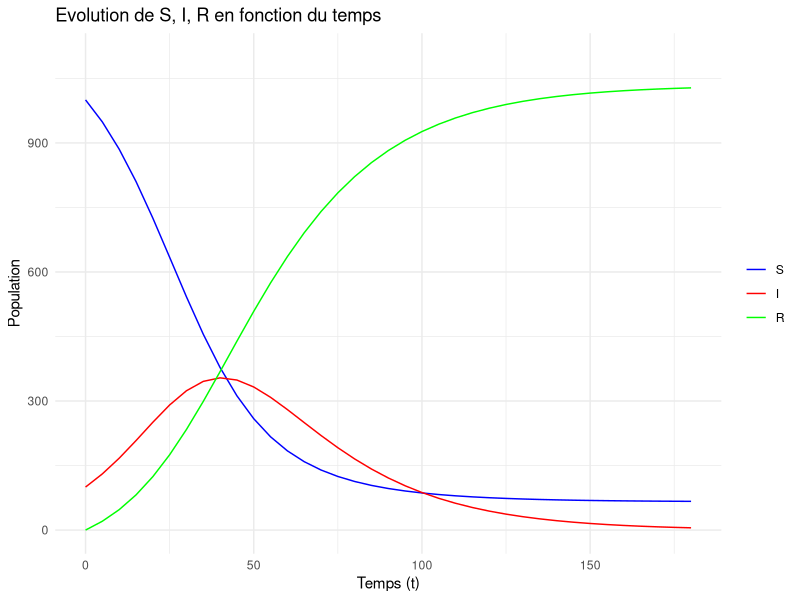

Here is the R script that generated this plot:
library(ggplot2)
library(reshape2)
# Les fonctions dérivées
S_derive <- function(S, I,R, beta, gamma){
  return(-beta * S * I )
}
I_derive <- function(S, I,R, beta, gamma){
  return(beta * S * I - gamma * I)
}
R_derive <- function(S,I,R,beta,gamma){
  return(gamma*I)
}
# Les fonctions ki (Ki1,ki2, ki3) de Runge-Kutta pour l'ordre 6
# K1
k11 <- function(S, I,R, beta, gamma) {
  S_derive(S, I,R ,beta, gamma)
}
k12 <- function(S, I,R, beta, gamma) {
  I_derive(S, I,R, beta, gamma)
}
k13 <- function(S, I,R, beta, gamma) {
  R_derive(S, I,R, beta, gamma)
}
# K2
k21 <- function(S, I, R, beta, gamma) {
  S_derive(S + 1/4 * k11(S, I, R, beta, gamma), I + 1/4 * k12(S, I, R, beta, gamma), R + 1/4 *
             k13(S, I, R, beta, gamma), beta, gamma)
}
k22 <- function(S, I, R, beta, gamma) {
  I_derive(S + 1/4 * k11(S, I, R, beta, gamma), I + 1/4 * k12(S, I, R, beta, gamma), R + 1/4 *
             k13(S, I, R, beta, gamma), beta, gamma)
}
k23 <- function(S, I, R, beta, gamma) {
  R_derive(S + 1/4 * k11(S, I, R, beta, gamma), I + 1/4 * k12(S, I, R, beta, gamma), R + 1/4 *
             k13(S, I, R, beta, gamma), beta, gamma)
}
# K3
k31 <- function(S, I,R, beta, gamma) {
  S_derive(S + 1/4 * k21(S, I, R, beta, gamma), I + 1/4 * k22(S, I, R, beta, gamma), R + 1/4 *
             k23(S, I,R, beta, gamma), beta, gamma)
}
k32 <- function(S, I,R, beta, gamma) {
  I_derive(S + 1/4 * k21(S, I,R, beta, gamma), I + 1/4 * k22(S, I,R, beta, gamma),R + 1/4 *
             k23(S, I,R, beta, gamma), beta, gamma)
}
k33 <- function(S, I,R, beta, gamma) {
  R_derive(S + 1/4 * k21(S, I,R, beta, gamma), I + 1/4 * k22(S, I,R, beta, gamma),R + 1/4 *
             k23(S, I,R, beta, gamma), beta, gamma)
}
# K4
k41 <- function(S, I,R, beta, gamma) {
  S_derive(S + 1/2 * k31(S, I,R, beta, gamma), I + 1/2 * k32(S, I,R, beta, gamma),R + 1/2 *
             k33(S, I,R, beta, gamma), beta, gamma)
}
k42 <- function(S, I,R, beta, gamma) {
  I_derive(S + 1/2 * k31(S, I,R, beta, gamma), I + 1/2 * k32(S, I,R, beta, gamma),R + 1/2 *
             k33(S, I,R, beta, gamma), beta, gamma)
}
k43 <- function(S, I,R, beta, gamma) {
  R_derive(S + 1/2 * k31(S, I,R, beta, gamma), I + 1/2 * k32(S, I,R, beta, gamma),R + 1/2 *
             k33(S, I,R, beta, gamma),beta, gamma)
}
# K5
k51 <- function(S, I,R, beta, gamma) {
  S_derive(S + 3/4 * k41(S, I,R, beta, gamma), I + 3/4 * k42(S, I,R, beta, gamma), R + 3/4 *
             k43(S, I,R, beta, gamma),beta, gamma)
}
k52 <- function(S, I,R, beta, gamma) {
  I_derive(S + 3/4 * k41(S, I,R, beta, gamma), I + 3/4 * k42(S, I,R, beta, gamma),R + 3/4 *
             k43(S, I,R, beta, gamma), beta, gamma)
}
k53 <- function(S, I,R, beta, gamma) {
  R_derive(S + 3/4 * k41(S, I,R, beta, gamma), I + 3/4 * k42(S, I,R, beta, gamma),R + 3/4 *
             k43(S, I,R, beta, gamma), beta, gamma)
}
# K6
k61 <- function(S, I,R, beta, gamma) {
  S_derive(S + k51(S, I,R, beta, gamma), I + k52(S, I, R,beta, gamma),R + k53(S, I, R,beta,
                                                                              gamma), beta, gamma)
}
k62 <- function(S, I,R, beta, gamma) {
  I_derive(S + k51(S, I,R, beta, gamma), I + k52(S, I,R, beta, gamma),R + k53(S, I,R, beta,
                                                                              gamma), beta, gamma)
}
k63 <- function(S, I,R, beta, gamma) {
  R_derive(S + k51(S, I,R, beta, gamma), I + k52(S, I,R, beta, gamma), R + k53(S, I,R, beta,
                                                                               gamma),beta, gamma)
}
# Les fontions de Runge-Kutta à chaque instant:
Runge_kutta6 <- function(S, I,R, beta, gamma, pas, T){
  t <- seq(0, T, by = pas)
  S_result <- c(S)
  I_result <- c(I)
  R_result <- c(R)
  for(i in 2:length(t)){
    k1_1 <- k11(S_result[i-1], I_result[i-1],R_result[i-1], beta, gamma)
    k1_2 <- k12(S_result[i-1], I_result[i-1], R_result[i-1],beta, gamma)
    k1_3 <- k13(S_result[i-1], I_result[i-1], R_result[i-1],beta, gamma)
    k2_1 <- k21(S_result[i-1], I_result[i-1],R_result[i-1], beta, gamma)
    k2_2 <- k22(S_result[i-1], I_result[i-1],R_result[i-1], beta, gamma)
    k2_3 <- k23(S_result[i-1], I_result[i-1],R_result[i-1], beta, gamma)
    k3_1 <- k31(S_result[i-1], I_result[i-1],R_result[i-1], beta, gamma)
    k3_2 <- k32(S_result[i-1], I_result[i-1],R_result[i-1], beta, gamma)
    k3_3 <- k33(S_result[i-1], I_result[i-1],R_result[i-1], beta, gamma)
    k4_1 <- k41(S_result[i-1], I_result[i-1],R_result[i-1], beta, gamma)
    k4_2 <- k42(S_result[i-1], I_result[i-1],R_result[i-1], beta, gamma)
    k4_3 <- k43(S_result[i-1], I_result[i-1],R_result[i-1], beta, gamma)
    k5_1 <- k51(S_result[i-1], I_result[i-1],R_result[i-1], beta, gamma)
    k5_2 <- k52(S_result[i-1], I_result[i-1],R_result[i-1], beta, gamma)
    k5_3 <- k53(S_result[i-1], I_result[i-1],R_result[i-1], beta, gamma)
    k6_1 <- k61(S_result[i-1], I_result[i-1],R_result[i-1], beta, gamma)
    k6_2 <- k62(S_result[i-1], I_result[i-1],R_result[i-1], beta, gamma)
    k6_3 <- k63(S_result[i-1], I_result[i-1],R_result[i-1], beta, gamma)
    S_new <- S_result[i-1] + pas/90 * (7*k1_1 + 32*k3_1 + 12*k4_1 + 32*k5_1 + 7*k6_1)
    I_new <- I_result[i-1] + pas/90 * (7*k1_2 + 32*k3_2 + 12*k4_2 + 32*k5_2 + 7*k6_2)
    R_new <- R_result[i-1] + pas/90 * (7*k1_3 + 32*k3_3 + 12*k4_3 + 32*k5_3 + 7*k6_3)
    S_result[i] <- S_new
    I_result[i] <- I_new
    R_result[i] <- R_new
  }
  #Retourner le tableau des resultats
  return(data.frame(t = t, S = S_result, I = I_result, R = R_result))
}
# Exemple d'utilisation du model SIS:
# Les conditions initials:
S <- 1000 #1000 subsbectible
I <- 100 #100 infecté
R <- 0 #0 recover
pas <- 5 #Pas de 5 jours
T <- 180 #Arrivant jusqu'a 180jours
gamma <- 0.04 # Taux de guérison (guérison en 10 jours en moyenne)
beta = 0.0001
R0 = 3 # On souhaite avoir un R0 autour de 3 pour une épidémie rapide mais réaliste
#Stocker les résultats sous forme de tableau
result <- Runge_kutta6(S, I,R, beta, gamma, pas, T)
View(result)
# Affichage des graphes
# Transformer les données en format long pour ggplot
result_long <- melt(result, id.vars = "t")
col_plots <- c("S" = "blue", "I" = "red", "R" = "green")
# Utiliser ggplot pour créer le graphique
p<- ggplot(data = result_long, aes(x = t, y = value, colour = variable, group = variable)) +
  geom_line() +
  scale_y_continuous(limits = c(0, max(c(S, I, R) * 1.1))) + # Ajuster la limite de l'axe y
  labs(x = "Temps (t)", y = "Population", title = "Evolution de S, I, R en fonction du temps") +
  theme_minimal() +
  scale_colour_manual(values = col_plots) +
  theme(legend.title = element_blank())
print(p)